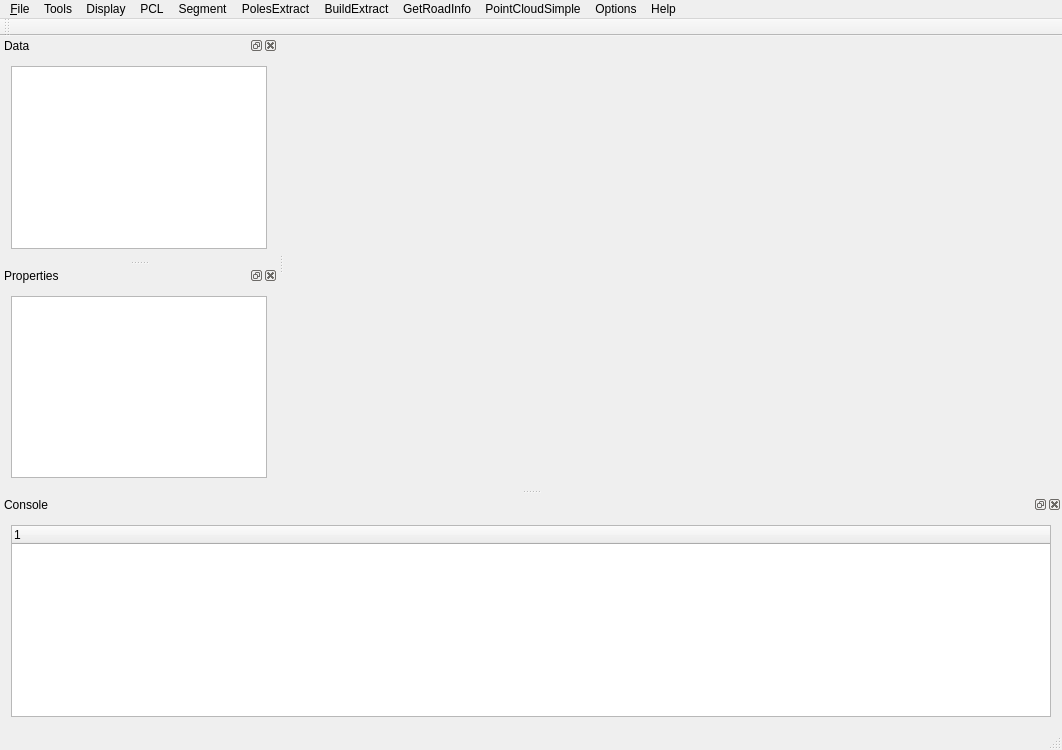
<?xml version="1.0" encoding="UTF-8"?>
<ui version="4.0">
 <class>MainWindowClass</class>
 <widget class="QMainWindow" name="MainWindowClass">
  <property name="geometry">
   <rect>
    <x>0</x>
    <y>0</y>
    <width>1062</width>
    <height>750</height>
   </rect>
  </property>
  <property name="windowTitle">
   <string>PointCloudUI</string>
  </property>
  <property name="windowIcon">
   <iconset>
    <normaloff>images/shishi.png</normaloff>images/shishi.png</iconset>
  </property>
  <widget class="QWidget" name="centralWidget">
   <layout class="QGridLayout" name="gridLayout_4">
    <item row="0" column="0">
     <widget class="QVTKWidget" name="qvtkWidget"/>
    </item>
   </layout>
  </widget>
  <widget class="QMenuBar" name="menuBar">
   <property name="geometry">
    <rect>
     <x>0</x>
     <y>0</y>
     <width>1062</width>
     <height>23</height>
    </rect>
   </property>
   <widget class="QMenu" name="menu_File">
    <property name="title">
     <string>&amp;File</string>
    </property>
    <addaction name="openAction"/>
    <addaction name="saveAction"/>
    <addaction name="separator"/>
    <addaction name="quitAction"/>
   </widget>
   <widget class="QMenu" name="menuFilter">
    <property name="title">
     <string>PCL</string>
    </property>
    <widget class="QMenu" name="menuFilter_2">
     <property name="title">
      <string>Filter</string>
     </property>
     <addaction name="actionPassThrough"/>
     <addaction name="actionStatisticalOutlierRemoval"/>
     <addaction name="actionRadiusOutlier"/>
     <addaction name="separator"/>
     <addaction name="actionDownSamplingVoxelGrid"/>
    </widget>
    <widget class="QMenu" name="menuClusterExtraction">
     <property name="title">
      <string>ClusterExtraction</string>
     </property>
     <addaction name="actionEuclideanCluster"/>
    </widget>
    <addaction name="menuFilter_2"/>
    <addaction name="menuClusterExtraction"/>
   </widget>
   <widget class="QMenu" name="menuSegment">
    <property name="title">
     <string>Segment</string>
    </property>
    <widget class="QMenu" name="menuRegionGrowing">
     <property name="enabled">
      <bool>true</bool>
     </property>
     <property name="title">
      <string>RegionGrowing</string>
     </property>
     <addaction name="actionRegionGrowingRansac"/>
     <addaction name="actionBaySAC"/>
     <addaction name="actionBAYLMEDS"/>
    </widget>
    <addaction name="actionRANSAC"/>
    <addaction name="actionSurfaceGrow"/>
    <addaction name="separator"/>
    <addaction name="menuRegionGrowing"/>
   </widget>
   <widget class="QMenu" name="menuOption">
    <property name="title">
     <string>Options</string>
    </property>
    <widget class="QMenu" name="menuPointColor">
     <property name="enabled">
      <bool>true</bool>
     </property>
     <property name="title">
      <string>PointColor</string>
     </property>
     <widget class="QMenu" name="menuGradient">
      <property name="title">
       <string>Gradient</string>
      </property>
      <addaction name="actionDirectionX"/>
      <addaction name="actionDirectionY"/>
      <addaction name="actionDirectionZ"/>
     </widget>
     <addaction name="menuGradient"/>
     <addaction name="separator"/>
     <addaction name="actionUnique_Color"/>
    </widget>
    <addaction name="menuPointColor"/>
    <addaction name="actionPointSize"/>
    <addaction name="actionBackgroundColor"/>
    <addaction name="separator"/>
    <addaction name="actionClearAllData"/>
   </widget>
   <widget class="QMenu" name="menuHelp">
    <property name="title">
     <string>Help</string>
    </property>
    <addaction name="aboutAction"/>
   </widget>
   <widget class="QMenu" name="menuDisplay">
    <property name="title">
     <string>Display</string>
    </property>
    <addaction name="DBTreeAction"/>
    <addaction name="propertiesAction"/>
    <addaction name="consoleAction"/>
    <addaction name="separator"/>
    <addaction name="actionFullScreen"/>
    <addaction name="separator"/>
    <addaction name="actionTopView"/>
    <addaction name="actionFrontView"/>
    <addaction name="actionLeftSideView"/>
    <addaction name="actionRightSideView"/>
    <addaction name="actionBottomView"/>
    <addaction name="actionBackView"/>
    <addaction name="separator"/>
   </widget>
   <widget class="QMenu" name="menuTools">
    <property name="title">
     <string>Tools</string>
    </property>
    <addaction name="actionTranslate"/>
    <addaction name="separator"/>
    <addaction name="actionCloudResolution"/>
    <addaction name="separator"/>
    <addaction name="actionEstimatingNormals"/>
    <addaction name="actionPintYiXYZ"/>
   </widget>
   <widget class="QMenu" name="menuPolesExtract">
    <property name="title">
     <string>PolesExtract</string>
    </property>
    <addaction name="actioPolesExtact"/>
    <addaction name="actionStatisticPolesNum"/>
    <addaction name="actionComputeCenterofPoles"/>
    <addaction name="separator"/>
    <addaction name="actionOutPolesPoints"/>
   </widget>
   <widget class="QMenu" name="menuPointCloudSimple_2">
    <property name="title">
     <string>PointCloudSimple</string>
    </property>
    <addaction name="actionContour"/>
    <addaction name="actionPCA"/>
    <addaction name="separator"/>
    <addaction name="actionFeaturePoints"/>
    <addaction name="separator"/>
    <addaction name="actionSimple"/>
   </widget>
   <widget class="QMenu" name="menuGroundFilter_GetRoad">
    <property name="title">
     <string>GetRoadInfo</string>
    </property>
    <addaction name="actionGroundFilter"/>
    <addaction name="separator"/>
    <addaction name="actionExtractCurb"/>
    <addaction name="actionAfterProgress1"/>
    <addaction name="actionAfterProgress2"/>
    <addaction name="actionAfterProgress3"/>
    <addaction name="separator"/>
    <addaction name="actionChouXi"/>
    <addaction name="actionSort"/>
    <addaction name="actionOutRoadPoints"/>
    <addaction name="separator"/>
   </widget>
   <widget class="QMenu" name="menuBuildExtract">
    <property name="title">
     <string>BuildExtract</string>
    </property>
    <addaction name="actionBuildExtract"/>
    <addaction name="actionComputeAnglePoints"/>
    <addaction name="actionOutAnglePoints"/>
    <addaction name="separator"/>
   </widget>
   <addaction name="menu_File"/>
   <addaction name="menuTools"/>
   <addaction name="menuDisplay"/>
   <addaction name="menuFilter"/>
   <addaction name="menuSegment"/>
   <addaction name="menuPolesExtract"/>
   <addaction name="menuBuildExtract"/>
   <addaction name="menuGroundFilter_GetRoad"/>
   <addaction name="menuPointCloudSimple_2"/>
   <addaction name="menuOption"/>
   <addaction name="menuHelp"/>
  </widget>
  <widget class="QStatusBar" name="statusBar"/>
  <widget class="QDockWidget" name="ConsoleDockWidget">
   <property name="windowTitle">
    <string>Console</string>
   </property>
   <attribute name="dockWidgetArea">
    <number>8</number>
   </attribute>
   <widget class="QWidget" name="dockWidgetContents">
    <layout class="QGridLayout" name="gridLayout_3">
     <item row="0" column="0">
      <widget class="QTreeWidget" name="consoleTreeWidget">
       <column>
        <property name="text">
         <string notr="true">1</string>
        </property>
       </column>
      </widget>
     </item>
    </layout>
   </widget>
  </widget>
  <widget class="QDockWidget" name="DBTreeDockWidget">
   <property name="enabled">
    <bool>true</bool>
   </property>
   <property name="mouseTracking">
    <bool>true</bool>
   </property>
   <property name="acceptDrops">
    <bool>true</bool>
   </property>
   <property name="autoFillBackground">
    <bool>false</bool>
   </property>
   <property name="floating">
    <bool>false</bool>
   </property>
   <property name="windowTitle">
    <string>Data</string>
   </property>
   <attribute name="dockWidgetArea">
    <number>1</number>
   </attribute>
   <widget class="QWidget" name="DBTreeWidget">
    <layout class="QGridLayout" name="gridLayout">
     <item row="0" column="0">
      <widget class="QTreeView" name="DBTreeView">
       <property name="contextMenuPolicy">
        <enum>Qt::CustomContextMenu</enum>
       </property>
       <property name="dragEnabled">
        <bool>false</bool>
       </property>
      </widget>
     </item>
    </layout>
   </widget>
  </widget>
  <widget class="QDockWidget" name="PropertiesDockWidget">
   <property name="windowTitle">
    <string>Properties</string>
   </property>
   <attribute name="dockWidgetArea">
    <number>1</number>
   </attribute>
   <widget class="QWidget" name="dockWidgetContents_2">
    <layout class="QGridLayout" name="gridLayout_2">
     <item row="0" column="0">
      <widget class="QTreeView" name="propertiesTreeView"/>
     </item>
    </layout>
   </widget>
  </widget>
  <widget class="QToolBar" name="fileToolBar">
   <property name="windowTitle">
    <string>File</string>
   </property>
   <property name="statusTip">
    <string>File</string>
   </property>
   <attribute name="toolBarArea">
    <enum>TopToolBarArea</enum>
   </attribute>
   <attribute name="toolBarBreak">
    <bool>false</bool>
   </attribute>
  </widget>
  <action name="openAction">
   <property name="icon">
    <iconset>
     <normaloff>images/open.png</normaloff>images/open.png</iconset>
   </property>
   <property name="text">
    <string>&amp;Open</string>
   </property>
   <property name="statusTip">
    <string>Open</string>
   </property>
   <property name="shortcut">
    <string>Ctrl+O</string>
   </property>
  </action>
  <action name="saveAction">
   <property name="icon">
    <iconset>
     <normaloff>images/save.png</normaloff>images/save.png</iconset>
   </property>
   <property name="text">
    <string>&amp;Save</string>
   </property>
   <property name="statusTip">
    <string>Save current entity</string>
   </property>
   <property name="shortcut">
    <string>Ctrl+S</string>
   </property>
  </action>
  <action name="quitAction">
   <property name="text">
    <string>&amp;Quit</string>
   </property>
   <property name="statusTip">
    <string>Quit</string>
   </property>
   <property name="shortcut">
    <string>Ctrl+Q</string>
   </property>
  </action>
  <action name="actionRANSAC">
   <property name="enabled">
    <bool>false</bool>
   </property>
   <property name="text">
    <string>MultRANSAC</string>
   </property>
  </action>
  <action name="actionSurfaceGrow">
   <property name="enabled">
    <bool>false</bool>
   </property>
   <property name="text">
    <string>SurfaceGrowing</string>
   </property>
  </action>
  <action name="actionBaySAC">
   <property name="enabled">
    <bool>false</bool>
   </property>
   <property name="text">
    <string>REBAYSAC</string>
   </property>
  </action>
  <action name="actionPointSize">
   <property name="enabled">
    <bool>false</bool>
   </property>
   <property name="text">
    <string>PointSize</string>
   </property>
  </action>
  <action name="actionBackgroundColor">
   <property name="enabled">
    <bool>true</bool>
   </property>
   <property name="text">
    <string>BackgroundColor</string>
   </property>
  </action>
  <action name="aboutAction">
   <property name="text">
    <string>About</string>
   </property>
  </action>
  <action name="aboutQtAction">
   <property name="text">
    <string>About Qt</string>
   </property>
  </action>
  <action name="DBTreeAction">
   <property name="text">
    <string>DB Tree</string>
   </property>
   <property name="shortcut">
    <string>F7</string>
   </property>
  </action>
  <action name="propertiesAction">
   <property name="text">
    <string>Properties</string>
   </property>
   <property name="shortcut">
    <string>F8</string>
   </property>
  </action>
  <action name="consoleAction">
   <property name="text">
    <string>Console</string>
   </property>
   <property name="shortcut">
    <string>F9</string>
   </property>
  </action>
  <action name="actionTranslate">
   <property name="enabled">
    <bool>false</bool>
   </property>
   <property name="text">
    <string>Translate</string>
   </property>
  </action>
  <action name="actionPcdtoTxt">
   <property name="text">
    <string>Pcd2Txt</string>
   </property>
  </action>
  <action name="actionTxt2Pcd">
   <property name="text">
    <string>Txt2Pcd</string>
   </property>
  </action>
  <action name="actionLas2Txt">
   <property name="text">
    <string>Las2Txt</string>
   </property>
  </action>
  <action name="actionTxt2Las">
   <property name="text">
    <string>Txt2Las</string>
   </property>
  </action>
  <action name="actionTest">
   <property name="text">
    <string>test</string>
   </property>
  </action>
  <action name="actionElevationGradient">
   <property name="enabled">
    <bool>false</bool>
   </property>
   <property name="text">
    <string>ElevationGradient</string>
   </property>
  </action>
  <action name="actionRangeGradient">
   <property name="enabled">
    <bool>false</bool>
   </property>
   <property name="text">
    <string>RangeGradient</string>
   </property>
  </action>
  <action name="actionPureColor">
   <property name="text">
    <string>PureColor</string>
   </property>
  </action>
  <action name="actioPolesExtact">
   <property name="enabled">
    <bool>false</bool>
   </property>
   <property name="text">
    <string>PolesExtract</string>
   </property>
  </action>
  <action name="actionCylinder">
   <property name="enabled">
    <bool>false</bool>
   </property>
   <property name="text">
    <string>Cylinder</string>
   </property>
  </action>
  <action name="actionPassThrough">
   <property name="enabled">
    <bool>false</bool>
   </property>
   <property name="text">
    <string>PassThrough</string>
   </property>
  </action>
  <action name="actionStatisticalOutlierRemoval">
   <property name="enabled">
    <bool>false</bool>
   </property>
   <property name="text">
    <string>StatisticalOutlier</string>
   </property>
  </action>
  <action name="actionAuto">
   <property name="enabled">
    <bool>false</bool>
   </property>
   <property name="text">
    <string>Auto</string>
   </property>
  </action>
  <action name="actionNormal_2">
   <property name="enabled">
    <bool>false</bool>
   </property>
   <property name="text">
    <string>Normal</string>
   </property>
  </action>
  <action name="actionAuto_2">
   <property name="enabled">
    <bool>false</bool>
   </property>
   <property name="text">
    <string>Auto</string>
   </property>
  </action>
  <action name="actionSimple">
   <property name="enabled">
    <bool>false</bool>
   </property>
   <property name="text">
    <string>Simple</string>
   </property>
  </action>
  <action name="actionTopView">
   <property name="icon">
    <iconset resource="images.qrc">
     <normaloff>:/images/ccViewZpos.png</normaloff>:/images/ccViewZpos.png</iconset>
   </property>
   <property name="text">
    <string>TopView</string>
   </property>
  </action>
  <action name="actionFrontView">
   <property name="icon">
    <iconset resource="images.qrc">
     <normaloff>:/images/ccViewYpos.png</normaloff>:/images/ccViewYpos.png</iconset>
   </property>
   <property name="text">
    <string>FrontView</string>
   </property>
  </action>
  <action name="actionLeftSideView">
   <property name="icon">
    <iconset resource="images.qrc">
     <normaloff>:/images/ccViewXpos.png</normaloff>:/images/ccViewXpos.png</iconset>
   </property>
   <property name="text">
    <string>LeftSideView</string>
   </property>
  </action>
  <action name="actionRightSideView">
   <property name="icon">
    <iconset resource="images.qrc">
     <normaloff>:/images/ccViewXneg.png</normaloff>:/images/ccViewXneg.png</iconset>
   </property>
   <property name="text">
    <string>RightSideView</string>
   </property>
  </action>
  <action name="actionBottomView">
   <property name="icon">
    <iconset resource="images.qrc">
     <normaloff>:/images/ccViewZneg.png</normaloff>:/images/ccViewZneg.png</iconset>
   </property>
   <property name="text">
    <string>BottomView</string>
   </property>
  </action>
  <action name="actionBackView">
   <property name="icon">
    <iconset resource="images.qrc">
     <normaloff>:/images/ccViewYneg.png</normaloff>:/images/ccViewYneg.png</iconset>
   </property>
   <property name="text">
    <string>BackView</string>
   </property>
  </action>
  <action name="actionFullScreen">
   <property name="text">
    <string>FullScreen</string>
   </property>
   <property name="shortcut">
    <string>F10</string>
   </property>
  </action>
  <action name="actionUnique_Color">
   <property name="enabled">
    <bool>false</bool>
   </property>
   <property name="text">
    <string>Unique Color</string>
   </property>
  </action>
  <action name="actionContour">
   <property name="enabled">
    <bool>false</bool>
   </property>
   <property name="text">
    <string>Contour</string>
   </property>
  </action>
  <action name="actionPCA">
   <property name="enabled">
    <bool>false</bool>
   </property>
   <property name="text">
    <string>PCA</string>
   </property>
  </action>
  <action name="actionFeaturePoints">
   <property name="enabled">
    <bool>false</bool>
   </property>
   <property name="text">
    <string>FeaturePoints</string>
   </property>
  </action>
  <action name="actionRadiusOutlier">
   <property name="enabled">
    <bool>false</bool>
   </property>
   <property name="text">
    <string>RadiusOutlierRemoval</string>
   </property>
  </action>
  <action name="actionTestTreeViewh">
   <property name="text">
    <string>testTreeViewh</string>
   </property>
   <property name="shortcut">
    <string>Ctrl+T</string>
   </property>
  </action>
  <action name="actionTestTreeViewcpp">
   <property name="text">
    <string>testTreeViewcpp</string>
   </property>
   <property name="shortcut">
    <string>Ctrl+Y</string>
   </property>
  </action>
  <action name="actionDirectionX">
   <property name="enabled">
    <bool>false</bool>
   </property>
   <property name="text">
    <string>DirectionX</string>
   </property>
  </action>
  <action name="actionDirectionY">
   <property name="enabled">
    <bool>false</bool>
   </property>
   <property name="text">
    <string>DirectionY</string>
   </property>
  </action>
  <action name="actionDirectionZ">
   <property name="enabled">
    <bool>false</bool>
   </property>
   <property name="text">
    <string>DirectionZ</string>
   </property>
  </action>
  <action name="actionTestThread">
   <property name="text">
    <string>testThread</string>
   </property>
  </action>
  <action name="actionDownSamplingVoxelGrid">
   <property name="enabled">
    <bool>false</bool>
   </property>
   <property name="text">
    <string>DownSamplingVoxelGrid</string>
   </property>
  </action>
  <action name="actionS">
   <property name="text">
    <string>S</string>
   </property>
  </action>
  <action name="actionEuclideanCluster">
   <property name="enabled">
    <bool>false</bool>
   </property>
   <property name="text">
    <string>EuclideanCluster</string>
   </property>
  </action>
  <action name="actionRegionGrowingRansac">
   <property name="enabled">
    <bool>false</bool>
   </property>
   <property name="text">
    <string>RERANSAC</string>
   </property>
  </action>
  <action name="actionBAYLMEDS">
   <property name="enabled">
    <bool>false</bool>
   </property>
   <property name="text">
    <string>REBAYLMEDS</string>
   </property>
  </action>
  <action name="actionCloudResolution">
   <property name="enabled">
    <bool>false</bool>
   </property>
   <property name="text">
    <string>CloudResolution</string>
   </property>
  </action>
  <action name="actionEstimatingNormals">
   <property name="enabled">
    <bool>false</bool>
   </property>
   <property name="text">
    <string>EstimatingNormals</string>
   </property>
  </action>
  <action name="actionStatisticPolesNum">
   <property name="enabled">
    <bool>false</bool>
   </property>
   <property name="text">
    <string>StatisticPolesNum</string>
   </property>
  </action>
  <action name="actionComputeCenterofPoles">
   <property name="enabled">
    <bool>false</bool>
   </property>
   <property name="text">
    <string>ComputeCenterofPoles</string>
   </property>
  </action>
  <action name="actionClearAllData">
   <property name="text">
    <string>ClearAllData</string>
   </property>
  </action>
  <action name="actionGroundFilter">
   <property name="text">
    <string>GroundFilter</string>
   </property>
  </action>
  <action name="actionExtractCurb">
   <property name="text">
    <string>ExtractCurb</string>
   </property>
  </action>
  <action name="actionAfterProgress1">
   <property name="text">
    <string>AfterProgressI</string>
   </property>
  </action>
  <action name="actionAfterProgress2">
   <property name="text">
    <string>AfterProgressII</string>
   </property>
  </action>
  <action name="actionBuildExtract">
   <property name="text">
    <string>BuildExtract</string>
   </property>
  </action>
  <action name="actionChouXi">
   <property name="text">
    <string>ChouXi</string>
   </property>
  </action>
  <action name="actionSort">
   <property name="text">
    <string>Sort</string>
   </property>
  </action>
  <action name="actionOutRoadPoints">
   <property name="text">
    <string>OutRoadPoints</string>
   </property>
  </action>
  <action name="actionAfterProgress3">
   <property name="text">
    <string>AfterProgressIII</string>
   </property>
  </action>
  <action name="actionComputeAnglePoints">
   <property name="text">
    <string>ComputeCornerPoints</string>
   </property>
  </action>
  <action name="actionOutAnglePoints">
   <property name="text">
    <string>OutCornerPoints</string>
   </property>
  </action>
  <action name="actionOutPolesPoints">
   <property name="text">
    <string>OutPolesPoints</string>
   </property>
  </action>
  <action name="actionPintYiXYZ">
   <property name="text">
    <string>PintYiXYZ</string>
   </property>
  </action>
 </widget>
 <layoutdefault spacing="6" margin="11"/>
 <customwidgets>
  <customwidget>
   <class>QVTKWidget</class>
   <extends>QWidget</extends>
   <header>QVTKWidget.h</header>
  </customwidget>
 </customwidgets>
 <resources>
  <include location="images.qrc"/>
 </resources>
 <connections>
  <connection>
   <sender>quitAction</sender>
   <signal>triggered()</signal>
   <receiver>MainWindowClass</receiver>
   <slot>close()</slot>
   <hints>
    <hint type="sourcelabel">
     <x>-1</x>
     <y>-1</y>
    </hint>
    <hint type="destinationlabel">
     <x>535</x>
     <y>374</y>
    </hint>
   </hints>
  </connection>
 </connections>
</ui>
